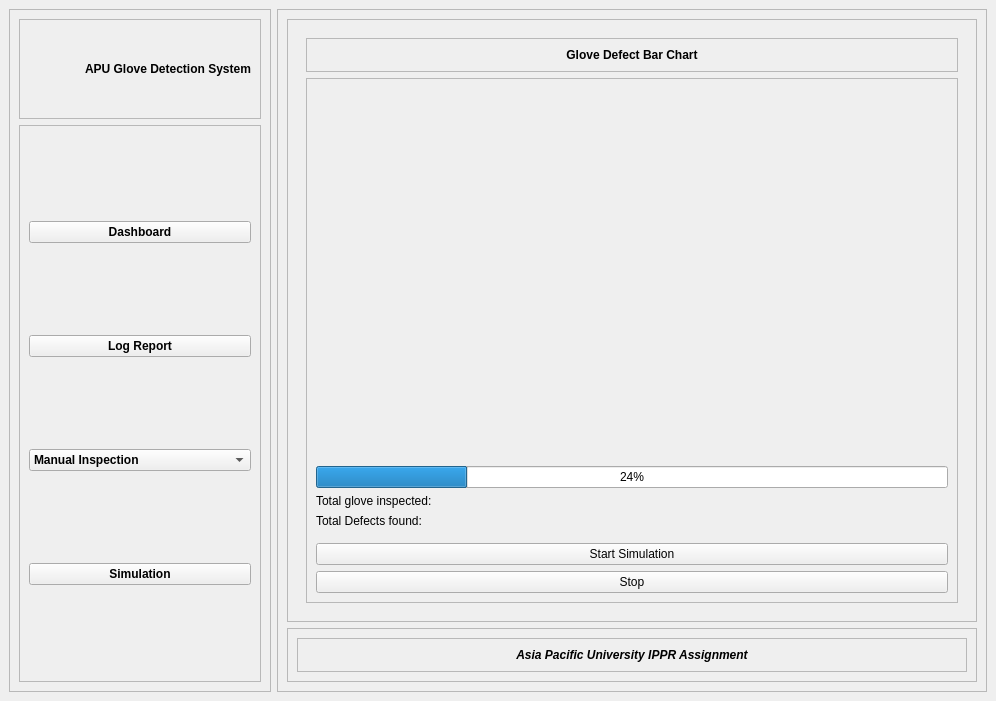
<?xml version="1.0" encoding="UTF-8"?>
<ui version="4.0">
 <class>MainWindow</class>
 <widget class="QMainWindow" name="MainWindow">
  <property name="geometry">
   <rect>
    <x>0</x>
    <y>0</y>
    <width>996</width>
    <height>701</height>
   </rect>
  </property>
  <property name="sizePolicy">
   <sizepolicy hsizetype="Fixed" vsizetype="Fixed">
    <horstretch>0</horstretch>
    <verstretch>0</verstretch>
   </sizepolicy>
  </property>
  <property name="minimumSize">
   <size>
    <width>996</width>
    <height>701</height>
   </size>
  </property>
  <property name="maximumSize">
   <size>
    <width>996</width>
    <height>701</height>
   </size>
  </property>
  <property name="windowTitle">
   <string>MainWindow</string>
  </property>
  <widget class="QWidget" name="centralwidget">
   <property name="sizePolicy">
    <sizepolicy hsizetype="Fixed" vsizetype="Fixed">
     <horstretch>0</horstretch>
     <verstretch>0</verstretch>
    </sizepolicy>
   </property>
   <property name="minimumSize">
    <size>
     <width>996</width>
     <height>701</height>
    </size>
   </property>
   <property name="maximumSize">
    <size>
     <width>996</width>
     <height>701</height>
    </size>
   </property>
   <layout class="QHBoxLayout" name="horizontalLayout">
    <item>
     <widget class="QFrame" name="side_menu_frame">
      <property name="frameShape">
       <enum>QFrame::StyledPanel</enum>
      </property>
      <property name="frameShadow">
       <enum>QFrame::Raised</enum>
      </property>
      <layout class="QVBoxLayout" name="verticalLayout">
       <item>
        <widget class="QFrame" name="logo_label_frame">
         <property name="minimumSize">
          <size>
           <width>100</width>
           <height>100</height>
          </size>
         </property>
         <property name="maximumSize">
          <size>
           <width>500</width>
           <height>100</height>
          </size>
         </property>
         <property name="frameShape">
          <enum>QFrame::StyledPanel</enum>
         </property>
         <property name="frameShadow">
          <enum>QFrame::Raised</enum>
         </property>
         <layout class="QHBoxLayout" name="horizontalLayout_2">
          <item>
           <widget class="QLabel" name="logo_label">
            <property name="minimumSize">
             <size>
              <width>50</width>
              <height>50</height>
             </size>
            </property>
            <property name="maximumSize">
             <size>
              <width>50</width>
              <height>50</height>
             </size>
            </property>
            <property name="text">
             <string/>
            </property>
            <property name="pixmap">
             <pixmap resource="resources.qrc">:/Images/icons/Logo-APU-200.png</pixmap>
            </property>
            <property name="scaledContents">
             <bool>true</bool>
            </property>
           </widget>
          </item>
          <item>
           <widget class="QLabel" name="APU_Glove_Detection_System_label">
            <property name="enabled">
             <bool>true</bool>
            </property>
            <property name="sizePolicy">
             <sizepolicy hsizetype="Fixed" vsizetype="Preferred">
              <horstretch>0</horstretch>
              <verstretch>0</verstretch>
             </sizepolicy>
            </property>
            <property name="font">
             <font>
              <weight>75</weight>
              <bold>true</bold>
             </font>
            </property>
            <property name="text">
             <string>APU Glove Detection System</string>
            </property>
           </widget>
          </item>
         </layout>
        </widget>
       </item>
       <item>
        <widget class="QFrame" name="menu_frame">
         <property name="frameShape">
          <enum>QFrame::StyledPanel</enum>
         </property>
         <property name="frameShadow">
          <enum>QFrame::Raised</enum>
         </property>
         <layout class="QVBoxLayout" name="verticalLayout_2">
          <item>
           <widget class="QPushButton" name="DashboardButton">
            <property name="font">
             <font>
              <weight>75</weight>
              <bold>true</bold>
             </font>
            </property>
            <property name="text">
             <string>Dashboard</string>
            </property>
           </widget>
          </item>
          <item>
           <widget class="QPushButton" name="LogReportButton">
            <property name="font">
             <font>
              <weight>75</weight>
              <bold>true</bold>
             </font>
            </property>
            <property name="text">
             <string>Log Report</string>
            </property>
           </widget>
          </item>
          <item>
           <widget class="QComboBox" name="ManualinspectionBox">
            <property name="enabled">
             <bool>true</bool>
            </property>
            <property name="font">
             <font>
              <weight>75</weight>
              <bold>true</bold>
             </font>
            </property>
            <property name="layoutDirection">
             <enum>Qt::LeftToRight</enum>
            </property>
            <property name="editable">
             <bool>false</bool>
            </property>
            <property name="insertPolicy">
             <enum>QComboBox::InsertAtCurrent</enum>
            </property>
            <item>
             <property name="text">
              <string>Manual Inspection</string>
             </property>
            </item>
            <item>
             <property name="text">
              <string>Latex Glove</string>
             </property>
            </item>
            <item>
             <property name="text">
              <string>Plastic Glove</string>
             </property>
            </item>
            <item>
             <property name="text">
              <string>SiliconeGlove</string>
             </property>
            </item>
            <item>
             <property name="text">
              <string>Cloth Glove</string>
             </property>
            </item>
           </widget>
          </item>
          <item>
           <widget class="QPushButton" name="SimulationButton">
            <property name="font">
             <font>
              <weight>75</weight>
              <bold>true</bold>
             </font>
            </property>
            <property name="text">
             <string>Simulation</string>
            </property>
           </widget>
          </item>
         </layout>
        </widget>
       </item>
      </layout>
     </widget>
    </item>
    <item>
     <widget class="QFrame" name="dashbord_main_frame">
      <property name="frameShape">
       <enum>QFrame::StyledPanel</enum>
      </property>
      <property name="frameShadow">
       <enum>QFrame::Raised</enum>
      </property>
      <layout class="QVBoxLayout" name="verticalLayout_3">
       <item>
        <widget class="QFrame" name="chart_frame">
         <property name="frameShape">
          <enum>QFrame::StyledPanel</enum>
         </property>
         <property name="frameShadow">
          <enum>QFrame::Raised</enum>
         </property>
         <layout class="QHBoxLayout" name="horizontalLayout_7">
          <item>
           <widget class="QStackedWidget" name="chart_widget">
            <property name="currentIndex">
             <number>0</number>
            </property>
            <widget class="QWidget" name="page">
             <layout class="QVBoxLayout" name="verticalLayout_6">
              <item alignment="Qt::AlignTop">
               <widget class="QFrame" name="defect_chart_frame">
                <property name="frameShape">
                 <enum>QFrame::StyledPanel</enum>
                </property>
                <property name="frameShadow">
                 <enum>QFrame::Raised</enum>
                </property>
                <layout class="QVBoxLayout" name="verticalLayout_7">
                 <item alignment="Qt::AlignTop">
                  <widget class="QLabel" name="defect_chart_labe">
                   <property name="font">
                    <font>
                     <weight>75</weight>
                     <bold>true</bold>
                    </font>
                   </property>
                   <property name="text">
                    <string>Glove Defect Bar Chart</string>
                   </property>
                   <property name="alignment">
                    <set>Qt::AlignCenter</set>
                   </property>
                  </widget>
                 </item>
                </layout>
               </widget>
              </item>
              <item>
               <widget class="QFrame" name="chart">
                <property name="sizePolicy">
                 <sizepolicy hsizetype="Preferred" vsizetype="Expanding">
                  <horstretch>0</horstretch>
                  <verstretch>0</verstretch>
                 </sizepolicy>
                </property>
                <property name="frameShape">
                 <enum>QFrame::StyledPanel</enum>
                </property>
                <property name="frameShadow">
                 <enum>QFrame::Raised</enum>
                </property>
                <layout class="QGridLayout" name="gridLayout">
                 <item row="1" column="0">
                  <widget class="QLabel" name="gloveImage">
                   <property name="sizePolicy">
                    <sizepolicy hsizetype="Expanding" vsizetype="Expanding">
                     <horstretch>0</horstretch>
                     <verstretch>0</verstretch>
                    </sizepolicy>
                   </property>
                   <property name="text">
                    <string/>
                   </property>
                  </widget>
                 </item>
                 <item row="6" column="0">
                  <widget class="QPushButton" name="startButton">
                   <property name="text">
                    <string>Start Simulation</string>
                   </property>
                  </widget>
                 </item>
                 <item row="2" column="0">
                  <widget class="QProgressBar" name="progressBar">
                   <property name="value">
                    <number>24</number>
                   </property>
                  </widget>
                 </item>
                 <item row="4" column="0">
                  <widget class="QLabel" name="totalDefectLabel">
                   <property name="text">
                    <string>Total Defects found: </string>
                   </property>
                  </widget>
                 </item>
                 <item row="3" column="0">
                  <widget class="QLabel" name="totalGloveLabel">
                   <property name="text">
                    <string>Total glove inspected:</string>
                   </property>
                  </widget>
                 </item>
                 <item row="7" column="0">
                  <widget class="QPushButton" name="stopButton">
                   <property name="text">
                    <string>Stop</string>
                   </property>
                  </widget>
                 </item>
                 <item row="5" column="0">
                  <spacer name="verticalSpacer">
                   <property name="orientation">
                    <enum>Qt::Vertical</enum>
                   </property>
                   <property name="sizeType">
                    <enum>QSizePolicy::Preferred</enum>
                   </property>
                   <property name="sizeHint" stdset="0">
                    <size>
                     <width>20</width>
                     <height>9</height>
                    </size>
                   </property>
                  </spacer>
                 </item>
                </layout>
               </widget>
              </item>
             </layout>
            </widget>
           </widget>
          </item>
         </layout>
        </widget>
       </item>
       <item>
        <widget class="QFrame" name="label_info_frame">
         <property name="frameShape">
          <enum>QFrame::StyledPanel</enum>
         </property>
         <property name="frameShadow">
          <enum>QFrame::Raised</enum>
         </property>
         <layout class="QHBoxLayout" name="horizontalLayout_6">
          <item>
           <widget class="QFrame" name="info_frame">
            <property name="frameShape">
             <enum>QFrame::StyledPanel</enum>
            </property>
            <property name="frameShadow">
             <enum>QFrame::Raised</enum>
            </property>
            <layout class="QVBoxLayout" name="verticalLayout_5">
             <item>
              <widget class="QLabel" name="info_label">
               <property name="font">
                <font>
                 <weight>75</weight>
                 <italic>true</italic>
                 <bold>true</bold>
                </font>
               </property>
               <property name="layoutDirection">
                <enum>Qt::LeftToRight</enum>
               </property>
               <property name="text">
                <string>Asia Pacific University IPPR Assignment</string>
               </property>
               <property name="alignment">
                <set>Qt::AlignCenter</set>
               </property>
              </widget>
             </item>
            </layout>
           </widget>
          </item>
         </layout>
        </widget>
       </item>
      </layout>
     </widget>
    </item>
   </layout>
  </widget>
 </widget>
 <resources>
  <include location="resources.qrc"/>
 </resources>
 <connections/>
</ui>
